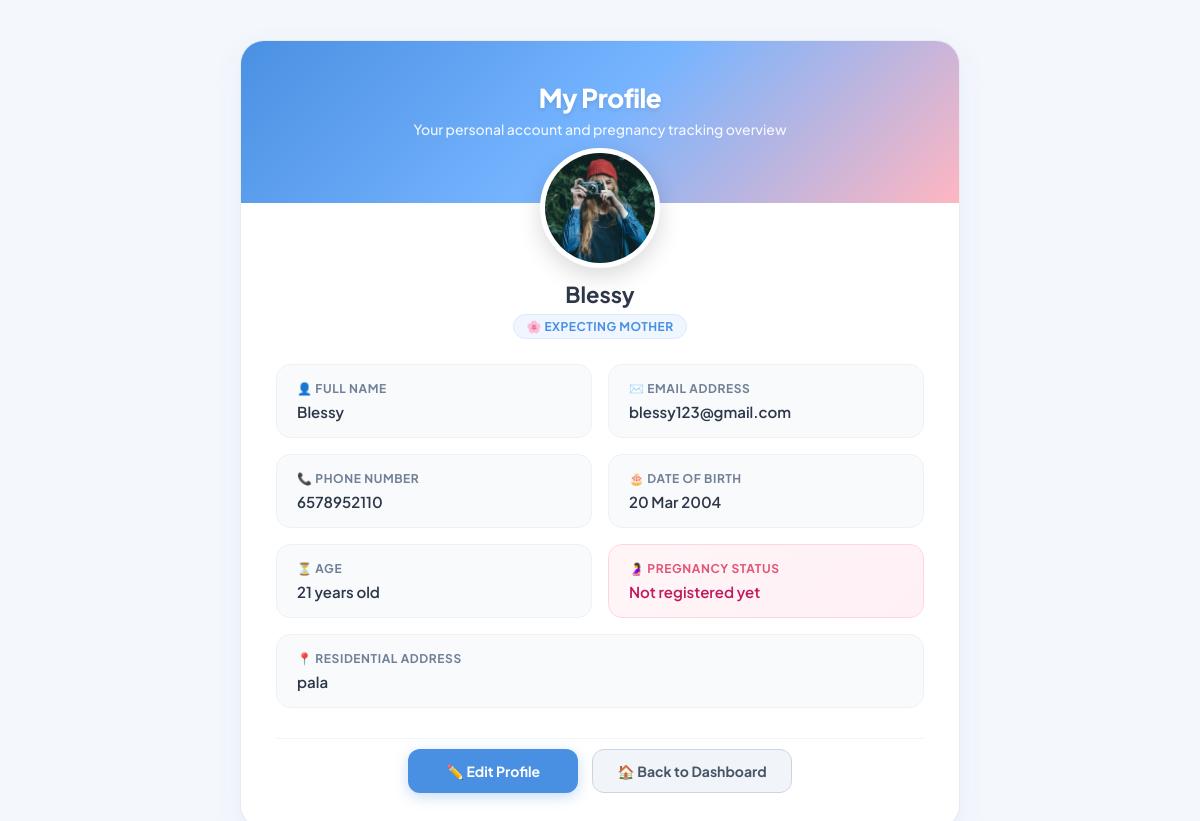
Page /User/MyProfile/ (signed in) on the committed database.
### User/models.py (models this page shows, shortened)
class tbl_UserProfile(models.Model):
    user = models.ForeignKey(tbl_registration, on_delete=models.CASCADE, null=True, blank=True, related_name='user_profile')
    age = models.PositiveIntegerField(null=True, blank=True)
    contact = models.CharField(max_length=20, blank=True)
    date_of_birth = models.DateField(null=True, blank=True)
    address = models.TextField(blank=True)
    profile_photo = models.ImageField(upload_to='profile_photos/', null=True, blank=True)
    class Meta:
        db_table = 'tbl_UserProfile'

### Guest/models.py (models this page shows, shortened)
class tbl_registration(models.Model):
    ROLE_CHOICES = (
        ('USER', 'User'),
        ('DOCTOR', 'Doctor'),
        ('ADMIN', 'Admin'),
    )
    user_name = models.CharField(max_length=100)
    user_email = models.EmailField(unique=True)
    user_contact = models.CharField(max_length=20)
    user_address = models.TextField(default='', blank=True)
    user_password = models.CharField(max_length=255)
    role = models.CharField(max_length=20, choices=ROLE_CHOICES, default='USER')
    is_active = models.BooleanField(default=True)
    created_at = models.DateTimeField(null=True, blank=True)
    class Meta:
        ordering = ['-id']

### User/views.py (the view)
# urls.py: path('MyProfile/', views.MyProfile, name='MyProfile'),
def MyProfile(request):
    user, response = guard(request)
    if response:
        return response
    profile, _ = tbl_UserProfile.objects.get_or_create(
        user=user,
        defaults={'contact': user.user_contact, 'address': user.user_address}
    )
    pregnancy = tbl_PregnancyTracker.objects.filter(user=user).order_by('-updated_at').first()
    return render(
        request,
        'User/MyProfile.html',
        {
            'user': user,
            'registration': user,
            'profile': profile,
            'pregnancy': pregnancy
        }
    )

### User/views.py (called while the page is built)
def current_user(request):
    uid = request.session.get('user_id')
    if not uid or request.session.get('role') != 'USER':
        return None
    return tbl_registration.objects.filter(id=uid, is_active=True).first()

def guard(request):
    user = current_user(request)
    if not user:
        return None, redirect('Guest:Login')
    return user, None

### User/Templates/User/MyProfile.html (shortened to what this page needs)
{% load static %}
<!DOCTYPE html>
<html lang="en">
<head>
</head>
<body>
<div class="profile-container">
    <div class="profile-header-banner">
        <h1>My Profile</h1>
        <p>Your personal account and pregnancy tracking overview</p>
    </div>
    <div class="profile-card-body">
        <div class="avatar-wrapper">
            {% if profile.profile_photo %}
                <img src="{{ profile.profile_photo.url }}" class="profile-avatar-img" alt="Profile Photo">
            {% else %}
                <div class="profile-avatar-placeholder">
                    {{ registration.user_name|slice:":1"|upper|default:"U" }}
                </div>
            {% endif %}
            <div class="user-title">
                {{ registration.user_name|default:"User Profile" }}
            </div>
            <div class="user-badge">
                🌸 Expecting Mother
            </div>
        </div>
        <div class="info-grid">
            <div class="info-item">
                <div class="info-label">👤 Full Name</div>
                <div class="info-value">
                    {{ registration.user_name|default:"Not provided" }}
                </div>
            </div>
            <div class="info-item">
                <div class="info-label">✉️ Email Address</div>
                <div class="info-value">
                    {{ registration.user_email|default:"Not provided" }}
                </div>
            </div>
            <div class="info-item">
                <div class="info-label">📞 Phone Number</div>
                <div class="info-value">
                    {{ registration.user_contact|default:profile.contact|default:"Not provided" }}
                </div>
            </div>
            <div class="info-item">
                <div class="info-label">🎂 Date of Birth</div>
                <div class="info-value">
                    {% if profile.date_of_birth %}
                        {{ profile.date_of_birth|date:"d M Y" }}
                    {% else %}
                        Not provided
                    {% endif %}
                </div>
            </div>
            <div class="info-item">
                <div class="info-label">⏳ Age</div>
                <div class="info-value">
                    {% if profile.age != None %}
                        {{ profile.age }} years old
                    {% else %}
                        Not calculated
                    {% endif %}
                </div>
            </div>
            <div class="info-item pregnancy-highlight">
                <div class="info-label">🤰 Pregnancy Status</div>
                <div class="info-value">
                    {% if pregnancy %}
                        Week {{ pregnancy.current_week }} (Month {{ pregnancy.current_month }})
                    {% else %}
                        Not registered yet
                    {% endif %}
                </div>
            </div>
            <div class="info-item full-width">
                <div class="info-label">📍 Residential Address</div>
                <div class="info-value">
                    {{ registration.user_address|default:profile.address|default:"Not provided" }}
                </div>
            </div>
        </div>
        <div class="actions-bar">
            <a href="{% url 'User:Profile' %}" class="btn btn-primary">
                ✏️ Edit Profile
            </a>
            <a href="{% url 'User:UserDashboard' %}" class="btn btn-secondary">
                🏠 Back to Dashboard
            </a>
        </div>
    </div>
</div>
</body>
</html>

### User/Templates/User/MyProfile.html (style rules this page uses)
:root { --primary: #4A90E2; --primary-hover: #357ABD; --accent-pink: #FF8BA7; --bg-page: #F4F7FC; --card-bg: #FFFFFF; --text-main: #2D3748; --text-muted: #718096; --border-color: #E2E8F0; --shadow-subtle: 0 10px 30px rgba(74, 144, 226, 0.08); --shadow-hover: 0 14px 36px rgba(74, 144, 226, 0.16); }
* { margin: 0; padding: 0; box-sizing: border-box; font-family: 'Plus Jakarta Sans', sans-serif; }
body { background-color: var(--bg-page); color: var(--text-main); min-height: 100vh; padding: 40px 20px; display: flex; align-items: center; justify-content: center; }
.profile-container { width: 100%; max-width: 720px; background: var(--card-bg); border-radius: 24px; box-shadow: var(--shadow-subtle); overflow: hidden; border: 1px solid rgba(226, 232, 240, 0.8); transition: transform 0.2s ease, box-shadow 0.2s ease; }
.profile-header-banner { background: linear-gradient(135deg, #4A90E2 0%, #76B4FF 50%, #FFB6C1 100%); padding: 40px 30px 65px; text-align: center; position: relative; }
.profile-header-banner h1 { color: #ffffff; font-size: 26px; font-weight: 800; letter-spacing: -0.5px; margin-bottom: 6px; text-shadow: 0 2px 4px rgba(0,0,0,0.1); }
.profile-header-banner p { color: rgba(255, 255, 255, 0.9); font-size: 14px; font-weight: 500; }
.profile-card-body { padding: 0 35px 35px; margin-top: -55px; position: relative; }
.avatar-wrapper { display: flex; flex-direction: column; align-items: center; margin-bottom: 25px; }
.profile-avatar-img { width: 120px; height: 120px; border-radius: 50%; object-fit: cover; border: 5px solid #ffffff; box-shadow: 0 8px 24px rgba(0, 0, 0, 0.15); background: #ffffff; }
.user-title { font-size: 22px; font-weight: 700; color: var(--text-main); margin-top: 12px; text-align: center; }
.user-badge { display: inline-flex; align-items: center; gap: 6px; margin-top: 6px; background: #EFF6FF; color: var(--primary); font-size: 12px; font-weight: 700; text-transform: uppercase; letter-spacing: 0.5px; padding: 4px 12px; border-radius: 20px; border: 1px solid #DBEAFE; }
.info-grid { display: grid; grid-template-columns: repeat(2, 1fr); gap: 16px; margin-bottom: 30px; }
.info-item { background: #F8FAFC; padding: 16px 20px; border-radius: 14px; border: 1px solid #EDF2F7; transition: all 0.2s ease; }
.info-item.full-width { grid-column: span 2; }
.info-label { font-size: 12px; font-weight: 700; color: var(--text-muted); text-transform: uppercase; letter-spacing: 0.6px; margin-bottom: 6px; display: flex; align-items: center; gap: 6px; }
.info-value { font-size: 15px; font-weight: 600; color: var(--text-main); word-break: break-word; }
.pregnancy-highlight { background: linear-gradient(135deg, #FFF5F7 0%, #FFF0F5 100%); border: 1px solid #FFD6E0; }
.pregnancy-highlight .info-label { color: #E25577; }
.pregnancy-highlight .info-value { color: #C2185B; }
.actions-bar { display: flex; gap: 14px; justify-content: center; flex-wrap: wrap; padding-top: 10px; border-top: 1px solid #F1F5F9; }
.btn { display: inline-flex; align-items: center; justify-content: center; gap: 8px; padding: 12px 24px; border-radius: 12px; font-size: 14px; font-weight: 700; text-decoration: none; cursor: pointer; transition: all 0.2s ease; min-width: 170px; }
.btn-primary { background: var(--primary); color: #ffffff; box-shadow: 0 4px 14px rgba(74, 144, 226, 0.3); border: none; }
.btn-secondary { background: #F1F5F9; color: #475569; border: 1px solid #CBD5E1; }

### rows in the picture
tbl_UserProfile: profile_photo (picture), date_of_birth "20 Mar 2004", age "21"
tbl_registration: user_name "Blessy", user_email "blessy123@gmail.com", user_contact "6578952110", user_address "pala"
